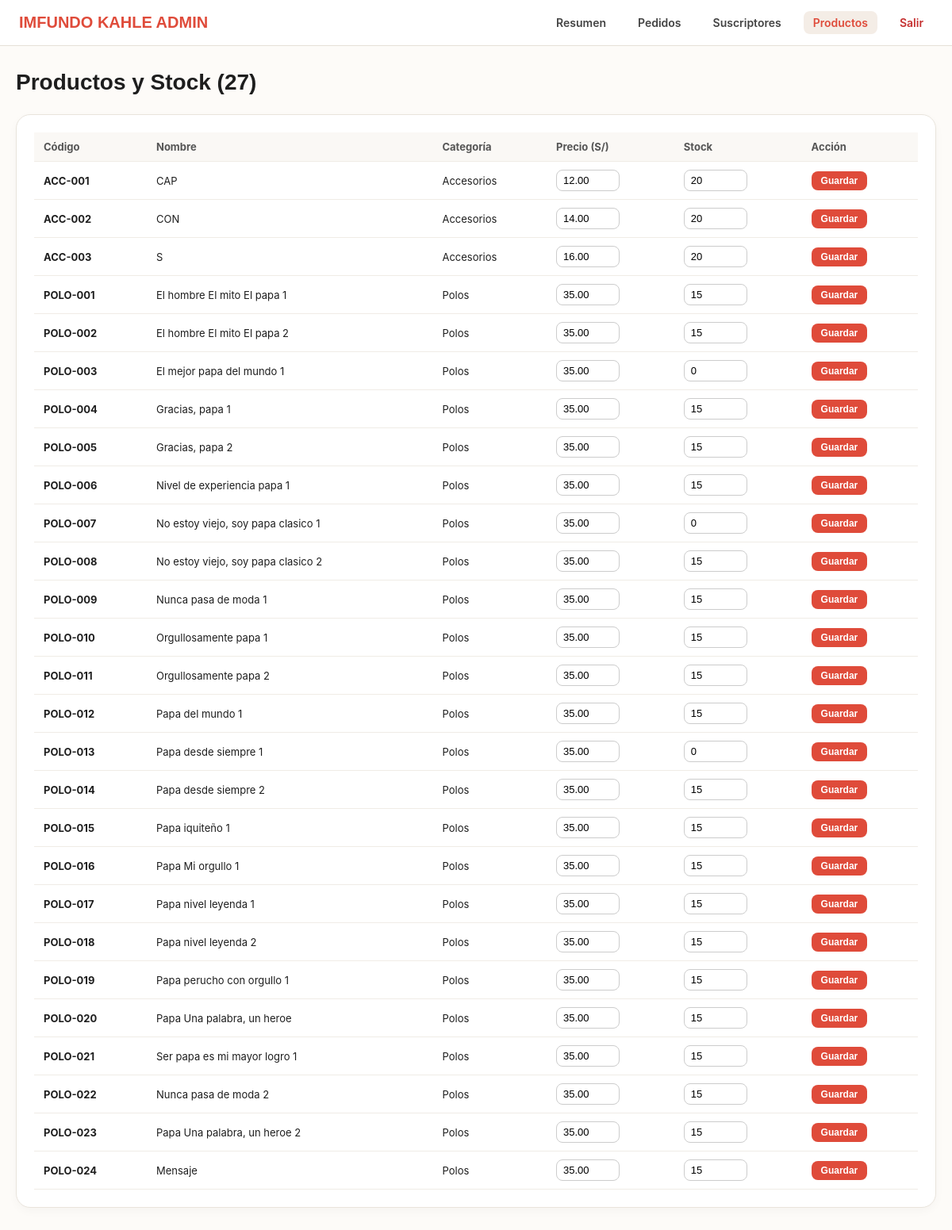
Page /admin/products.php (signed in) on the committed database.
### tables this page shows
CREATE TABLE `products` (
  `id` INT(11) NOT NULL AUTO_INCREMENT,
  `code` VARCHAR(50) NOT NULL UNIQUE,
  `name` VARCHAR(150) NOT NULL,
  `frontend_name` VARCHAR(150) NOT NULL,
  `price` DECIMAL(10,2) NOT NULL DEFAULT 0.00,
  `old_price` DECIMAL(10,2) DEFAULT NULL,
  `stock` INT(11) NOT NULL DEFAULT 10,
  `origin` VARCHAR(50) DEFAULT 'Perú',
  `category` VARCHAR(50) DEFAULT 'General',
  `image` VARCHAR(255) DEFAULT NULL,
  `is_active` TINYINT(1) DEFAULT 1,
  `created_at` DATETIME DEFAULT CURRENT_TIMESTAMP,
  PRIMARY KEY (`id`)
);

### admin/products.php (the view, shortened to what this page needs)
<?php
$db = get_db();
$products = [];
if ($db) {
    try {
        $products = $db->query("SELECT * FROM products ORDER BY category, id ASC")->fetchAll();
    } catch (Exception $e) {
        error_log($e->getMessage());
    }
}
?>
<!DOCTYPE html>
<html lang="es">
<head>
    <link rel="stylesheet" href="/css/style.css">
</head>
<body>
    <nav class="admin-nav">
        <a class="admin-brand" href="/admin/">IMFUNDO KAHLE <span>ADMIN</span></a>
        <div class="admin-menu">
            <a href="/admin/">Resumen</a>
            <a href="/admin/orders.php">Pedidos</a>
            <a href="/admin/subscribers.php">Suscriptores</a>
            <a href="/admin/products.php" class="active">Productos</a>
            <a href="/admin/logout.php" style="color:#c53030">Salir</a>
        </div>
    </nav>
    <div class="admin-container">
        <div class="header-bar">
            <h1>Productos y Stock (<?php echo count($products); ?>)</h1>
        </div>
        <div class="panel-box">
            <table class="admin-table">
                <thead>
                    <tr>
                        <th>Código</th>
                        <th>Nombre</th>
                        <th>Categoría</th>
                        <th>Precio (S/)</th>
                        <th>Stock</th>
                        <th>Acción</th>
                    </tr>
                </thead>
                <tbody>
                    <?php foreach ($products as $p): ?>
                        <tr>
                            <form method="POST" action="/admin/products.php">
                                <td><strong><?php echo htmlspecialchars($p['code']); ?></strong></td>
                                <td><?php echo htmlspecialchars($p['name']); ?></td>
                                <td><?php echo htmlspecialchars($p['category']); ?></td>
                                <td><input type="number" step="0.5" name="price" class="input-inline" value="<?php echo htmlspecialchars($p['price']); ?>" required></td>
                                <td><input type="number" name="stock" class="input-inline" value="<?php echo htmlspecialchars($p['stock']); ?>" required></td>
                                <td><button type="submit" class="btn-save">Guardar</button></td>
                            </form>
                        </tr>
                    <?php endforeach; ?>
                </tbody>
            </table>
        </div>
    </div>
</body>
</html>

### css/style.css (style rules this page uses)
:root { color-scheme: light; --coral: #df4b3a; --coral-dark: #c83e30; --ink: #171717; --muted: #60636a; --blush: #fbefed; --paper: #fff; --display: "Outfit", sans-serif; --body: "DM Sans", sans-serif; }
* { box-sizing: border-box; }
html { scroll-behavior: smooth; scroll-padding-top: 82px; }
body { margin: 0; color: var(--ink); background: var(--paper); font-family: var(--body); -webkit-font-smoothing: antialiased; }
a { color: inherit; text-decoration: none; }
h1, h2, h3, p { margin-top: 0; }

### admin/products.php (style rules this page uses)
body { background: #fdfbf8; color: #1e1e1e; font-family: -apple-system, BlinkMacSystemFont, "Segoe UI", Roboto, Arial, sans-serif; }
.admin-nav { background: white; border-bottom: 1px solid #e5e0d8; padding: 14px 24px; display: flex; justify-content: space-between; align-items: center; }
.admin-brand { font-family: var(--display); font-size: 20px; font-weight: 800; color: var(--coral); text-decoration: none; }
.admin-menu { display: flex; gap: 16px; align-items: center; }
.admin-menu a { color: #444; text-decoration: none; font-size: 14px; font-weight: 600; padding: 6px 12px; border-radius: 8px; }
.admin-menu a:hover, .admin-menu a.active { background: #f4ede6; color: var(--coral); }
.admin-container { max-width: 1240px; margin: 30px auto; padding: 0 20px; }
.header-bar { display: flex; justify-content: space-between; align-items: center; margin-bottom: 24px; }
.header-bar h1 { margin: 0; font-family: var(--display); font-size: 28px; }
.panel-box { background: white; border-radius: 18px; border: 1px solid #e9e4dc; padding: 22px; box-shadow: 0 4px 12px rgba(0,0,0,0.03); }
.admin-table { width: 100%; border-collapse: collapse; font-size: 13px; }
.admin-table th, .admin-table td { padding: 10px 12px; text-align: left; border-bottom: 1px solid #f0ece6; }
.admin-table th { background: #faf8f5; font-weight: 700; color: #555; }
.input-inline { width: 80px; padding: 5px 8px; border: 1px solid #ccc; border-radius: 8px; font-size: 13px; }
.btn-save { padding: 5px 12px; background: var(--coral); color: white; border: 0; border-radius: 8px; cursor: pointer; font-size: 12px; font-weight: 700; }

### rows in the picture
products: code "ACC-001", name "CAP", category "Accesorios", price "12.00", stock "20"
products: code "ACC-002", name "CON", category "Accesorios", price "14.00", stock "20"
products: code "ACC-003", name "S", category "Accesorios", price "16.00", stock "20"
products: code "POLO-001", name "El hombre El mito El papa 1", category "Polos", price "35.00", stock "15"
products: code "POLO-002", name "El hombre El mito El papa 2", category "Polos", price "35.00", stock "15"
products: code "POLO-003", name "El mejor papa del mundo 1", category "Polos", price "35.00", stock "0"
products: code "POLO-004", name "Gracias, papa 1", category "Polos", price "35.00", stock "15"
products: code "POLO-005", name "Gracias, papa 2", category "Polos", price "35.00", stock "15"
products: code "POLO-006", name "Nivel de experiencia papa 1", category "Polos", price "35.00", stock "15"
products: code "POLO-007", name "No estoy viejo, soy papa clasico 1", category "Polos", price "35.00", stock "0"
products: code "POLO-008", name "No estoy viejo, soy papa clasico 2", category "Polos", price "35.00", stock "15"
products: code "POLO-009", name "Nunca pasa de moda 1", category "Polos", price "35.00", stock "15"
products: code "POLO-010", name "Orgullosamente papa 1", category "Polos", price "35.00", stock "15"
products: code "POLO-011", name "Orgullosamente papa 2", category "Polos", price "35.00", stock "15"
products: code "POLO-012", name "Papa del mundo 1", category "Polos", price "35.00", stock "15"
products: code "POLO-013", name "Papa desde siempre 1", category "Polos", price "35.00", stock "0"
products: code "POLO-014", name "Papa desde siempre 2", category "Polos", price "35.00", stock "15"
products: code "POLO-015", name "Papa iquiteño 1", category "Polos", price "35.00", stock "15"
products: code "POLO-016", name "Papa Mi orgullo 1", category "Polos", price "35.00", stock "15"
products: code "POLO-017", name "Papa nivel leyenda 1", category "Polos", price "35.00", stock "15"
products: code "POLO-018", name "Papa nivel leyenda 2", category "Polos", price "35.00", stock "15"
products: code "POLO-019", name "Papa perucho con orgullo 1", category "Polos", price "35.00", stock "15"
products: code "POLO-020", name "Papa Una palabra, un heroe", category "Polos", price "35.00", stock "15"
products: code "POLO-021", name "Ser papa es mi mayor logro 1", category "Polos", price "35.00", stock "15"
products: code "POLO-022", name "Nunca pasa de moda 2", category "Polos", price "35.00", stock "15"
products: code "POLO-023", name "Papa Una palabra, un heroe 2", category "Polos", price "35.00", stock "15"
products: code "POLO-024", name "Mensaje", category "Polos", price "35.00", stock "15"

### other values in the picture
count($products) "27"
